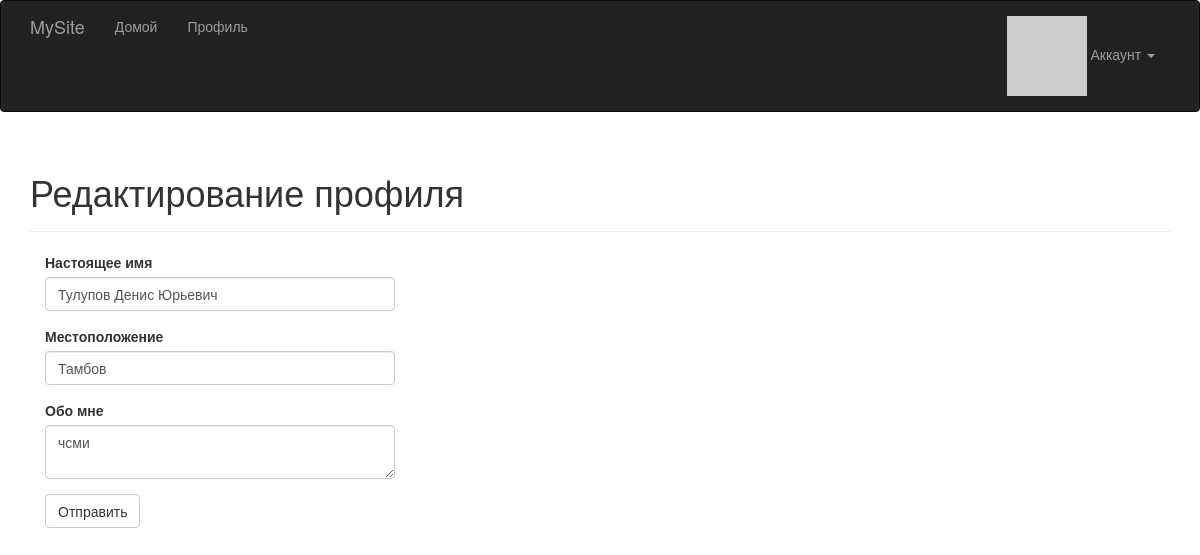
The page /edit-profile (signed in) on the database as committed earlier.
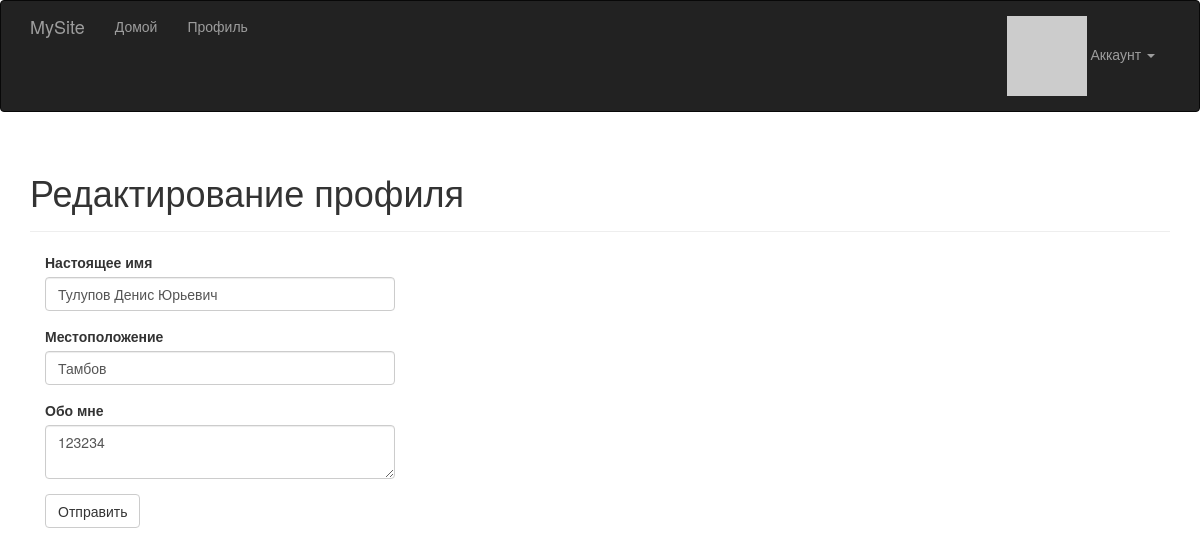
The same page on the database as committed later.
### app/models.py (models this page shows, shortened)
class User(UserMixin, db.Model):
    __tablename__ = 'users'
    id = db.Column(db.Integer, primary_key=True)
    email = db.Column(db.String(64), unique=True, index=True)
    username = db.Column(db.String(64), unique=True, index=True)
    role_id = db.Column(db.Integer, db.ForeignKey('roles.id'))
    password_hash = db.Column(db.String(128))
    confirmed = db.Column(db.Boolean, default=False)
    name = db.Column(db.String(64))
    location = db.Column(db.String(64))
    about_me = db.Column(db.Text())
    member_since = db.Column(db.DateTime(), default=datetime.utcnow)
    last_seen = db.Column(db.DateTime(), default=datetime.utcnow)
    @property
    def password(self):
        raise AttributeError('password is not a readable attribute')
    def ping(self):
        self.last_seen = datetime.utcnow()
        db.session.add(self)
    def gravatar(self, size=100, default='identicon', rating='g'):
            url = 'https://secure.gravatar.com/avatar'
            hash = hashlib.md5(self.email.lower().encode('utf-8')).hexdigest()
            return '{url}/{hash}?s={size}&d={default}&r={rating}'.format(
                url=url, hash=hash, size=size, default=default, rating=rating)

### app/main/views.py (the view, shortened to what this page needs)
@main.route('/edit-profile', methods=['GET', 'POST'])
@login_required
def edit_profile():
    form = EditProfileForm()
    form.name.data = current_user.name
    form.location.data = current_user.location
    form.about_me.data = current_user.about_me
    return render_template('edit_profile.html', form=form)

### app/main/forms.py
class EditProfileForm(FlaskForm):
    name = StringField('Настоящее имя', validators=[Length(0, 64)])
    location = StringField('Местоположение', validators=[Length(0, 64)])
    about_me = TextAreaField('Обо мне')
    submit = SubmitField('Отправить')

### app/auth/views.py (called while the page is built)
@auth.before_app_request
def before_request():
    if current_user.is_authenticated:
        current_user.ping()
        if not current_user.confirmed \
                and request.endpoint \
                and request.blueprint != 'auth' \
                and request.endpoint != 'static':
            return redirect(url_for('auth.unconfirmed'))

### app/main/__init__.py (called while the page is built)
@main.app_context_processor
def inject_permissions():
    return dict(Permission=Permission)

### app/models.py (called while the page is built)
@login_manager.user_loader
def load_user(user_id):
    return User.query.get(int(user_id))

### app/templates/edit_profile.html (shortened to what this page needs)
{% extends "base.html" %}
{% import "bootstrap/wtf.html" as wtf %}
{% block page_content %}
<div class="page-header">
    <h1>Редактирование профиля</h1>
</div>
<div class="col-md-4">
    {{ wtf.quick_form(form) }}
</div>
{% endblock %}

Rows that differ between the two databases and show on the page:
changed User "Тулупов Денис Юрьевич": about_me "чсми" → "123234"
